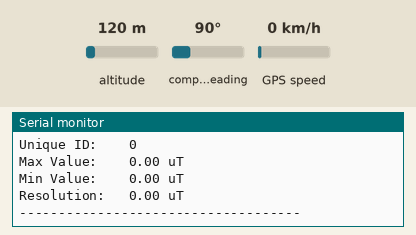
Bench run of a sketch on a simulated Arduino Uno, built with avr-gcc and run on an emulated ATmega328P. On the bench: the last lines printed to the serial monitor. The test bench sets the inputs (shaded band); at power-on: compass heading 90°, altitude 120 m, GPS speed 0 km/h. The GPS gets a fix after 3 s at 37.7749, -122.4194 with 8 satellites.

Above: at 1.8 s.
1.9 s: compass heading set to 7°
At 4.1 s:
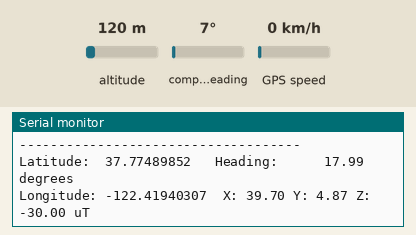
5.2 s: compass heading set to 90°
At 6.7 s:
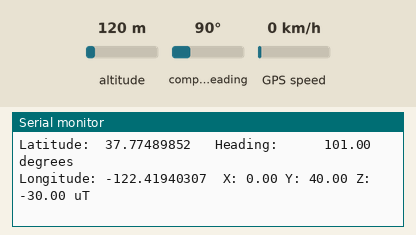

Measured:
- after the input at 1.9 s, the serial monitor: prints a new line after 1.8 s (image 1)
- after the input at 5.2 s, the serial monitor: prints a new line after 0.63 s (image 2)

The sketch:

P1505_220610_GPS_MergedSelf.ino
```cpp
// GPS Libraries
#include "TinyGPS++.h"
#include "SoftwareSerial.h"

// Compass Libraries
#include <Wire.h>
#include <Adafruit_Sensor.h>
#include <Adafruit_HMC5883_U.h>

// GPS Setup
SoftwareSerial serial_connection(2, 3); // (RX, TX) = (yellow, green)
TinyGPSPlus gps;
int precisionGPS = 8;

// Compass Setup
Adafruit_HMC5883_Unified mag = Adafruit_HMC5883_Unified(12345);

void displaySensorDetails(void)
{
  sensor_t sensor;
  mag.getSensor(&sensor);
  Serial.println("------------------------------------");
  Serial.print  ("Sensor:       "); Serial.println(sensor.name);
  Serial.print  ("Driver Ver:   "); Serial.println(sensor.version);
  Serial.print  ("Unique ID:    "); Serial.println(sensor.sensor_id);
  Serial.print  ("Max Value:    "); Serial.print(sensor.max_value); Serial.println(" uT");
  Serial.print  ("Min Value:    "); Serial.print(sensor.min_value); Serial.println(" uT");
  Serial.print  ("Resolution:   "); Serial.print(sensor.resolution); Serial.println(" uT");
  Serial.println("------------------------------------");
  Serial.println("");
  delay(500);
}

void setup() {
  // put your setup code here, to run once:
  Serial.begin(9600);
  serial_connection.begin(9600);
  if(!mag.begin())
  {
    Serial.println("Ooops, no HMC5883 detected ... Check your wiring!");
    while(1);
  }
  displaySensorDetails();
  Serial.begin(9600);
}

void loop() {
  // GPS
  while (serial_connection.available()) {
    gps.encode(serial_connection.read());
  }
  if (gps.location.isUpdated()) {
    Serial.print("Latitude:  ");
    Serial.print(gps.location.lat(), precisionGPS);

    // Compass
    sensors_event_t event;
    mag.getEvent(&event);
    float heading = atan2(event.magnetic.y, event.magnetic.x);
    float declinationAngle = 0.192;
    heading += declinationAngle;
    if (heading < 0) {
      heading += 2*PI;
    }
    if (heading > 2*PI) {
      heading -= 2*PI;
    }
    float headingDegrees = heading * 180/M_PI;
    Serial.print("   ");
    Serial.print("Heading:      ");
    Serial.print(headingDegrees);
    Serial.println(" degrees");

    // GPS
    Serial.print("Longitude: ");
    Serial.print(gps.location.lng(), precisionGPS);

    // Compass
    Serial.print("  X: ");
    Serial.print(event.magnetic.x);
    Serial.print(" Y: ");
    Serial.print(event.magnetic.y);
    Serial.print(" Z: ");
    Serial.print(event.magnetic.z);
    Serial.println(" uT");

    delay(1000);
  }
}
```
